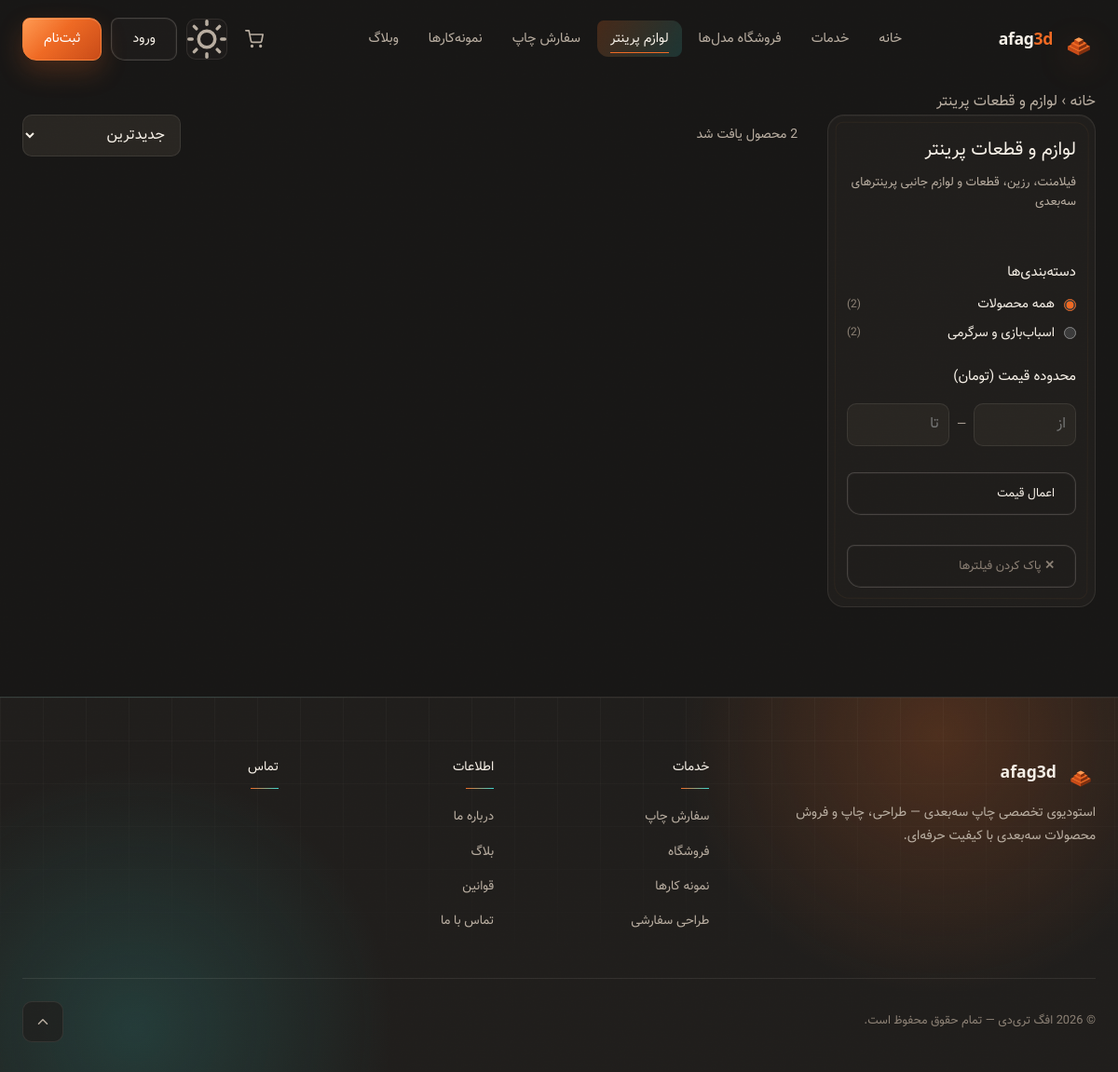
Page /shop/supplies on the committed database.
### tables this page shows
CREATE TABLE IF NOT EXISTS `shops` (
  `id`          INT UNSIGNED AUTO_INCREMENT PRIMARY KEY,
  `owner_id`    INT UNSIGNED NOT NULL,
  `name`        VARCHAR(160) NOT NULL,
  `slug`        VARCHAR(180) NOT NULL UNIQUE,
  `description` TEXT,
  `logo`        VARCHAR(255),
  `banner`      VARCHAR(255),
  `status`      ENUM('active','inactive','pending') NOT NULL DEFAULT 'pending',
  `created_at`  TIMESTAMP DEFAULT CURRENT_TIMESTAMP,
  `updated_at`  TIMESTAMP DEFAULT CURRENT_TIMESTAMP ON UPDATE CURRENT_TIMESTAMP,
  FOREIGN KEY (`owner_id`) REFERENCES `users`(`id`) ON DELETE CASCADE
);

CREATE TABLE IF NOT EXISTS `categories` (
  `id`          INT UNSIGNED AUTO_INCREMENT PRIMARY KEY,
  `parent_id`   INT UNSIGNED,
  `name`        VARCHAR(120) NOT NULL,
  `slug`        VARCHAR(140) NOT NULL UNIQUE,
  `description` TEXT,
  `image`       VARCHAR(255),
  `sort_order`  SMALLINT UNSIGNED NOT NULL DEFAULT 0,
  `status`      TINYINT(1) NOT NULL DEFAULT 1,
  `created_at`  TIMESTAMP DEFAULT CURRENT_TIMESTAMP,
  FOREIGN KEY (`parent_id`) REFERENCES `categories`(`id`) ON DELETE SET NULL
);

### app/Controllers/BaseController.php (called while the page is built, shortened)
<?php
abstract class BaseController
{
    public function __construct(PDO $db)
    {
        $this->db = $db;
    }
    protected function render(string $view, array $viewData = [], string $layout = 'main'): void
    {
        $__viewsDir   = dirname(__DIR__) . '/Views/';
        $__viewFile   = $__viewsDir . str_replace('.', '/', $view) . '.php';
        extract($viewData, EXTR_OVERWRITE);
        include $__viewFile;
    }
}

### app/Controllers/ShopController.php (called while the page is built, shortened)
<?php
class ShopController extends BaseController
{
    private function getShopBySlug(string $slug): ?array
    {
        $stmt = $this->db->prepare("SELECT * FROM shops WHERE slug = :slug LIMIT 1");
        $stmt->execute(['slug' => $slug]);
        $row = $stmt->fetch();
        return $row ?: null;
    }
    public function index(): void
    {
        $shopSlug = $GLOBALS['routeParams']['shopSlug'] ?? '';
        $shop     = $this->getShopBySlug($shopSlug);
        $filters = [
            'shop_id' => $shop['id'],
            'status'  => 'active',
        ];
        $page    = max(1, (int)($_GET['page'] ?? 1));
        $result  = Product::getAll($this->db, $filters, $page, PER_PAGE);
        $cats    = Category::getByShop($this->db, $shop['id']);
        $attrFilters = ProductAttribute::getFiltersForShop($this->db, $shop['id']);
        $activeCategory = null;
        $this->render('shop.index', [
            'title'          => $shop['name'],
            'shop'           => $shop,
            'products'       => $result['items'],
            'totalProducts'  => $result['total'],
            'pages'          => $result['pages'],
            'page'           => $page,
            'categories'     => $cats,
            'attrFilters'    => $attrFilters,
            'filters'        => $filters,
            'activeCategory' => $activeCategory,
        ]);
    }
}

### app/Helpers/Url.php (called while the page is built, shortened)
<?php
class Url
{
    public static function toPersianDigits(string $text): string
    {
        return $text;
    }
}

### app/Models/Category.php (called while the page is built, shortened)
<?php
class Category
{
    static function getByShop(PDO $db, int $shopId): array
    {
        $stmt = $db->prepare(
            "SELECT c.*, COUNT(DISTINCT pc.product_id) AS product_count
             FROM categories c
             INNER JOIN product_categories pc ON pc.category_id = c.id
             INNER JOIN products p ON p.id = pc.product_id
                   AND p.status = 'active' AND p.shop_id = :shop_id
             WHERE c.status = 1
             GROUP BY c.id
             ORDER BY c.sort_order, c.name"
        );
        $stmt->execute(['shop_id' => $shopId]);
        return $stmt->fetchAll();
    }
}

### app/Views/shop/index.php (the view, shortened to what this page needs)
<section class="section">
  <div class="container">
    <nav class="breadcrumb" aria-label="مسیر">
      <a href="<?= BASE_URL ?>/">خانه</a>
      <span>›</span>
      <span><?= htmlspecialchars($shop['name'], ENT_QUOTES) ?></span>
    </nav>
    <div class="shop-layout">
      <aside class="shop-sidebar">
        <form method="GET" action="<?= BASE_URL ?>/shop/<?= htmlspecialchars($shop['slug'], ENT_QUOTES) ?>" class="filter-form" id="filterForm">
          <div style="margin-bottom:28px;">
            <h2 style="font-size:20px;font-weight:700;margin-bottom:8px;"><?= htmlspecialchars($shop['name'], ENT_QUOTES) ?></h2>
            <?php if (!empty($shop['description'])): ?>
              <p style="font-size:13px;color:var(--gray);line-height:1.6;"><?= nl2br(htmlspecialchars($shop['description'], ENT_QUOTES)) ?></p>
            <?php endif; ?>
          </div>
          <?php if ($categories): ?>
          <div class="filter-section">
            <div class="filter-title">دسته‌بندی‌ها</div>
            <div class="filter-options">
              <label class="filter-check">
                <input type="radio" name="cat" value="" <?= empty($_GET['cat']) ? 'checked' : '' ?>>
                <span>همه محصولات</span>
                <span style="margin-right:auto;font-size:12px;color:var(--concrete);">(<?= Url::toPersianDigits((string)$totalProducts) ?>)</span>
              </label>
              <?php foreach ($categories as $cat): ?>
              <label class="filter-check">
                <input type="radio" name="cat" value="<?= $cat['id'] ?>" <?= (isset($_GET['cat']) && (int)$_GET['cat'] === $cat['id']) ? 'checked' : '' ?>>
                <span><?= htmlspecialchars($cat['name'], ENT_QUOTES) ?></span>
                <span style="margin-right:auto;font-size:12px;color:var(--concrete);">(<?= Url::toPersianDigits((string)$cat['product_count']) ?>)</span>
              </label>
              <?php endforeach; ?>
            </div>
          </div>
          <?php endif; ?>
          <div class="filter-section">
            <div class="filter-title">محدوده قیمت (تومان)</div>
            <div class="price-range">
              <input type="number" name="min" placeholder="از" value="<?= (int)($_GET['min'] ?? 0) ?: '' ?>" min="0" step="1000">
              <span style="color:var(--gray);">—</span>
              <input type="number" name="max" placeholder="تا" value="<?= (int)($_GET['max'] ?? 0) ?: '' ?>" min="0" step="1000">
            </div>
            <button type="submit" class="btn btn-ghost" style="margin-top:12px;width:100%;font-size:13px;">اعمال قیمت</button>
          </div>
          <button type="button" onclick="window.location='<?= BASE_URL ?>/shop/<?= htmlspecialchars($shop['slug'], ENT_QUOTES) ?>'"
                  class="btn btn-ghost" style="width:100%;margin-top:8px;font-size:13px;color:var(--concrete);">
            ✕ پاک کردن فیلترها
          </button>
        </form>
      </aside>
      <div class="shop-main">
        <div class="sort-bar">
          <div class="result-count">
            <?= Url::toPersianDigits((string)$totalProducts) ?> محصول یافت شد
          </div>
          <select class="sort-select" onchange="document.getElementById('sortInput').value=this.value;document.getElementById('filterForm').submit();">
            <option value="newest"    <?= ($_GET['sort'] ?? '') === 'newest'    ? 'selected' : '' ?>>جدیدترین</option>
          </select>
        </div>
        <?php if ($products): ?>
        <div class="product-grid">
        </div>
        <?php endif; ?>
      </div>
    </div>
  </div>
</section>

### public/assets/css/atelier.css (style rules this page uses)
:root, [data-theme="dark"] { --bg: #181716; --bg2: #201e1c; --bg3: #292622; --bone: #f6f0e7; --gray: #b9aea1; --concrete: #8c8175; --orange: #ef6a24; --orange-lt: #ff9a52; --terra: #c94b18; --cream: #ffe2c7; --edge: #82300f; --cyan: #3bd6d0; --cyan-lt: #83eee9; --cyan-dk: #168f8c; --line: rgba(246, 240, 231, .09); --hairline: rgba(246, 240, 231, .18); --nav-bg: rgba(24, 23, 22, .82); --glow: rgba(239, 106, 36, .22); --cyan-glow: rgba(59, 214, 208, .16); --surface: var(--bg2); --surface-1: var(--bg2); --surface-2: var(--bg3); --fg: var(--bone); --fg-muted: var(--gray); --border: var(--line); --accent: var(--orange); --accent2: var(--cyan); --danger: #f87171; --clr-ok: #4ade80; --radius: 10px; --radius-lg: 18px; --radius-xl: 28px; --shadow: 0 24px 70px rgba(0, 0, 0, .34); --ease-out: cubic-bezier(.25, 1, .5, 1); --ease-snap: cubic-bezier(.76, 0, .24, 1); --transition: 260ms var(--ease-out); }
html { background: var(--bg); scrollbar-color: var(--orange) var(--bg2); }
body { position: relative; font-family: var(--fa); font-kerning: normal; font-optical-sizing: auto; text-rendering: optimizeLegibility; -webkit-font-smoothing: antialiased; transition: background-color 420ms var(--ease-out), color 420ms var(--ease-out), opacity 180ms ease, transform 240ms var(--ease-snap); }
body::before { content: ''; position: fixed; inset: 0; z-index: 9998; pointer-events: none; opacity: .11; mix-blend-mode: soft-light; }
a, button, input, select, textarea { -webkit-tap-highlight-color: transparent; }
button, .btn, .nav-link, .dropdown-item, .category-tab, .page-btn, .tab-btn, .share-btn, .social-link { min-height: 44px; }
.btn, .btn-add-to-cart-big, .btn-submit-order { position: relative; isolation: isolate; overflow: hidden; border-radius: 8px 13px 9px 15px; min-height: 46px; box-shadow: inset 0 0 0 1px rgba(255, 255, 255, .04); transition: transform 260ms var(--ease-out), color 260ms ease, background-color 260ms ease, border-color 260ms ease, box-shadow 360ms var(--ease-out); }
.btn::before, .btn-add-to-cart-big::before, .btn-submit-order::before { content: ''; position: absolute; inset: 0; z-index: -1; background: linear-gradient(105deg, transparent 20%, rgba(255, 255, 255, .18) 48%, transparent 76%); transform: translateX(115%); transition: transform 640ms var(--ease-out); }
.btn-ghost, .btn-outline { background: color-mix(in srgb, var(--bg2) 76%, transparent); border-color: var(--hairline); backdrop-filter: blur(14px); }
.section, .page-section, .portfolio-page, .blog-page, .print-order-page { position: relative; }
:where( .service-card, .product-card, .portfolio-card, .blog-card, .process-step, .auth-card, .form-section, .success-card, .sidebar-card, .shop-sidebar, .filter-sidebar, .cart-summary, .checkout-form-wrap, .account-card, .account-sidebar, .address-card, .admin-card, .contact-info-card, .value-card, .team-card, .about-visual-card ) { --spot-x: 50%; --spot-y: 50%; position: relative; border-color: var(--line); border-radius: 10px 18px 12px 20px; background: radial-gradient(circle at var(--spot-x) var(--spot-y), var(--cyan-glow), transparent 34%), linear-gradient(145deg, color-mix(in srgb, var(--surface) 94%, var(--orange) 6%), var(--surface)); box-shadow: inset 0 1px rgba(255, 255, 255, .035); }
:where( .service-card, .product-card, .portfolio-card, .blog-card, .process-step, .auth-card, .form-section, .success-card, .sidebar-card, .shop-sidebar, .filter-sidebar, .cart-summary, .checkout-form-wrap, .account-card, .account-sidebar, .address-card, .admin-card, .contact-info-card, .value-card, .team-card, .about-visual-card )::after { content: ''; position: absolute; inset: 7px; z-index: 0; pointer-events: none; border: 1px solid rgba(255, 154, 82, .055); border-radius: 8px 14px 10px 16px; transform: rotate(.16deg); }
:where( .service-card, .product-card, .portfolio-card, .blog-card, .process-step, .auth-card, .form-section, .success-card, .sidebar-card, .shop-sidebar, .filter-sidebar, .cart-summary, .checkout-form-wrap, .account-card, .account-sidebar, .address-card, .admin-card, .contact-info-card, .value-card, .team-card, .about-visual-card ) > * { position: relative; z-index: 1; }
.breadcrumb { color: var(--gray); }

### rows in the picture
shops: name "لوازم و قطعات پرینتر", description "فیلامنت، رزین، قطعات و لوازم جانبی پرینترهای سه‌بعدی"
categories: name "اسباب‌بازی و سرگرمی", product_count "2"

### other values in the picture
Url::toPersianDigits((string)$totalProducts) "2"
